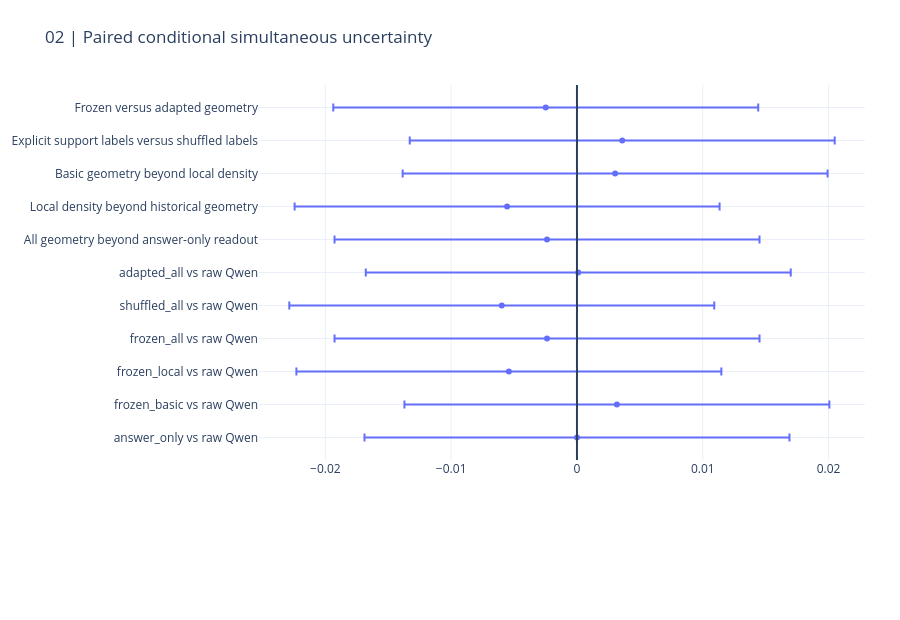
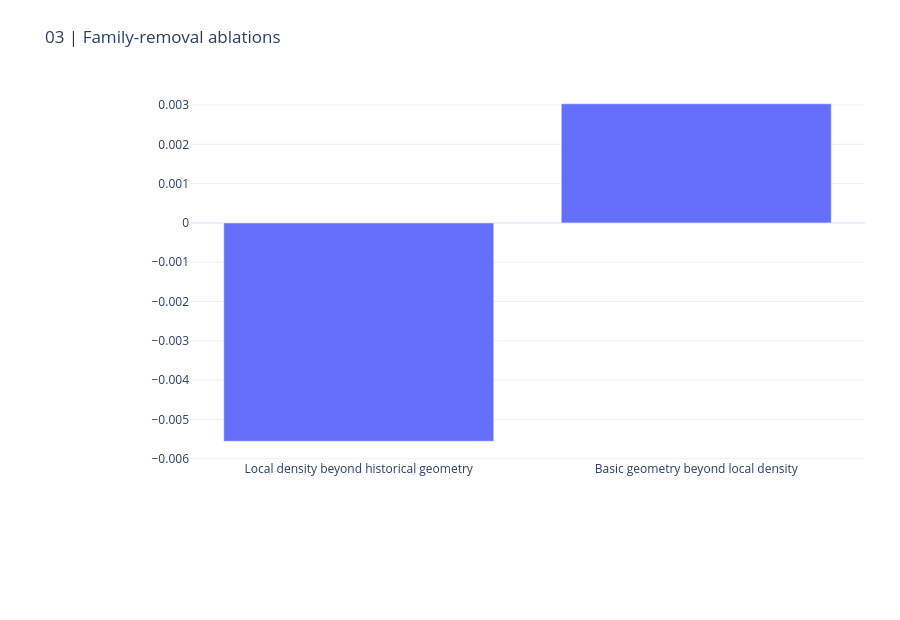

Notebook cell for these charts, in order:
### Markdown cell above
## 4. Measured contribution and uncertainty

The matched answer-only readout controls the change in output layer. Basic geometry controls centroid, nearest and top-five similarity. Removing each family measures conditional value. Intervals cover 11 fixed contrasts but not historical adaptive selection.

### Code cell
display(pd.DataFrame(r["comparisons"]))
CHARTS[1].show(renderer="plotly_mimetype")
CHARTS[2].show(renderer="plotly_mimetype")

### Figure 1 — Plotly figure (JSON) as saved in the notebook; plotly's stock layout.template omitted (floating-point values rounded to 4 significant figures)
{"data": [{"error_x": {"array": [0.01689, 0.01689, 0.01689, 0.01689, 0.01689, 0.01689, 0.01689, 0.01689, 0.01689, 0.01689, 0.01689]}, "mode": "markers", "type": "scatter", "x": [0.0, 0.003174, -0.005413, -0.00238, -0.005977, 0.0001022, -0.00238, -0.005555, 0.003033, 0.003597, -0.002483], "y": ["answer_only vs raw Qwen", "frozen_basic vs raw Qwen", "frozen_local vs raw Qwen", "frozen_all vs raw Qwen", "shuffled_all vs raw Qwen", "adapted_all vs raw Qwen", "All geometry beyond answer-only readout", "Local density beyond historical geometry", "Basic geometry beyond local density", "Explicit support labels versus shuffled labels", "Frozen versus adapted geometry"]}], "layout": {"height": 620, "margin": {"b": 160, "l": 190, "r": 35, "t": 85}, "shapes": [{"type": "line", "x0": 0, "x1": 0, "xref": "x", "y0": 0, "y1": 1, "yref": "y domain"}], "title": {"text": "02 | Paired conditional simultaneous uncertainty"}, "xaxis": {"automargin": true}, "yaxis": {"automargin": true}}}

### Figure 2 — Plotly figure (JSON) as saved in the notebook; plotly's stock layout.template omitted (floating-point values rounded to 4 significant figures)
{"data": [{"type": "bar", "x": ["Local density beyond historical geometry", "Basic geometry beyond local density"], "y": [-0.005555, 0.003033]}], "layout": {"height": 620, "margin": {"b": 160, "l": 190, "r": 35, "t": 85}, "title": {"text": "03 | Family-removal ablations"}, "xaxis": {"automargin": true}, "yaxis": {"automargin": true}}}
